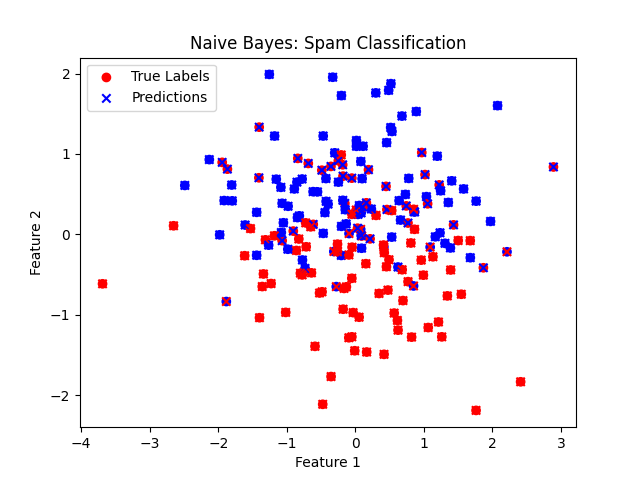

Generate this figure with Python:
import numpy as np
import matplotlib.pyplot as plt
from sklearn.datasets import make_classification
from sklearn.model_selection import train_test_split


# Gaussian Naive Bayes implementation
class NaiveBayes:
    def fit(self, X, y):
        self.classes = np.unique(y)
        self.mean = np.array([X[y == c].mean(axis=0) for c in self.classes])
        self.var = np.array([X[y == c].var(axis=0) for c in self.classes])
        self.priors = np.array([np.mean(y == c) for c in self.classes])

    def _gaussian(self, X, mean, var):
        return np.exp(-((X - mean) ** 2) / (2 * var)) / np.sqrt(2 * np.pi * var)

    def predict(self, X):
        posteriors = []
        for i, c in enumerate(self.classes):
            prior = np.log(self.priors[i])
            likelihood = np.sum(np.log(self._gaussian(X, self.mean[i], self.var[i])), axis=1)
            posteriors.append(prior + likelihood)
        return self.classes[np.argmax(posteriors, axis=0)]


# Main function
def main():
    # Load simulated dataset
    X, y = make_classification(n_samples=1000, n_features=20, n_classes=2, random_state=42)

    # Split into training and test sets
    X_train, X_test, y_train, y_test = train_test_split(X, y, test_size=0.2, random_state=42)

    # Train model
    model = NaiveBayes()
    model.fit(X_train, y_train)

    # Predict on test set
    y_pred = model.predict(X_test)

    # Calculate accuracy
    accuracy = np.mean(y_pred == y_test)
    print(f"Accuracy: {accuracy:.4f}")

    # Visualize first two features
    plt.scatter(X_test[:, 0], X_test[:, 1], c=y_test, cmap='bwr', label='True Labels')
    plt.scatter(X_test[:, 0], X_test[:, 1], c=y_pred, marker='x', cmap='bwr', label='Predictions')
    plt.xlabel('Feature 1')
    plt.ylabel('Feature 2')
    plt.title('Naive Bayes: Spam Classification')
    plt.legend()
    plt.show()


if __name__ == "__main__":
    main()
